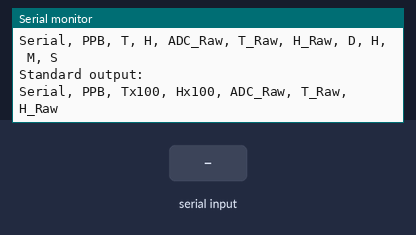
A sketch run on a simulated Arduino Mega 2560, built with avr-gcc and run on an emulated ATmega2560. On the bench: the last lines printed to the serial monitor. The test bench sets the inputs (shaded band).

Above: at 5.3 s.
5.4 s: "1" received over the second serial link
At 6.3 s:
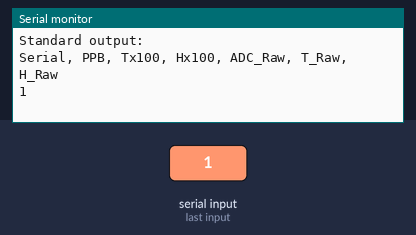
6.9 s: "0" received over the second serial link
At 7.5 s:
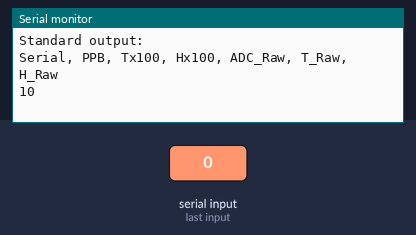

The sketch:

DGS1_UART_10dec24.ino
```cpp
#define Timed_Initial_Zero
#define Timed_Initial_Zero_Period 3600   //Zero set after 3600s

void setup()
{
  Serial.begin(9600);
  Serial1.begin(9600);
  delay(3000);

  Serial.println("\r\r\r\r\r\r\r\r");
  Serial.println("************************************************************");
  Serial.println("Enter return to perform single read");
  Serial.println("Enter 'L' to toggle/untoggle legacy DGS output");
  Serial.println("Enter 'e' to read EEPROM");
  Serial.println("Enter 'C' to toggle/untoggle continuous output");
  Serial.println("Enter '!' to untoggle/toggle Sleep Mode");
  Serial.println("Enter 'A' to enter running average(1-180 samples), SPS(1-768), Interval between measurements(1, 5, 10, 15)");
  Serial.println("Enter 'M' to enter module barcode");
  Serial.println("Enter 'B' to enter sensor barcode");
  Serial.println("Enter 'O' to set open circuit measurement");
  Serial.println("Enter 'Z' to set zero circuit measurement");
  Serial.println("Enter 'P' to st LMP91000 potentiostat settings");
  Serial.println("Enter 'S' to set sensor sensitivity in pA/PPM");
  Serial.println("Enter 'G' to perform a gas span at a set PPB value");
  Serial.println("Enter 'T' to set temperature reading offset");
  Serial.println("Enter 'H' to set humidity reading offset");
  Serial.println("Enter 'N' to set temperature compensation factor (Enter 0 for automatic adjustment)");
  Serial.println("Enter 'I' to set I2C address (0x30 to 0x5F)");
  Serial.println("Enter 'E' to lock/unlock EEPROM");
  Serial.println("Enter 'r' to reset MCU \r\n");
  Serial.println("************************************************************");
  Serial.println("Legacy output:");
  Serial.println("Serial, PPB, T, H, ADC_Raw, T_Raw, H_Raw, D, H, M, S \r\n");
  Serial.println("Standard output:");
  Serial.println("Serial, PPB, Tx100, Hx100, ADC_Raw, T_Raw, H_Raw");
}

void loop()
{
  unsigned long int LastMillis;
  bool Zero_Timer_Triggered = false;

  LastMillis = millis();
  while(1)
  {
    while (Serial1.available() > 0)
    {
      Serial.write(Serial1.read());
      yield();
    }
    while (Serial.available() > 0)
    {
      Serial1.write(Serial.read());
      yield();
    }

#ifdef Timed_Initial_Zero
    if((millis() > (Timed_Initial_Zero_Period * 1000)) && (!Zero_Timer_Triggered))
    {
      Zero_Timer_Triggered = true;
      Serial1.write("Z"); //adjust Zero_Timer for a scheduled initial Zero
    }
#endif
  }
}
```

Measured:
- after the input at 5.4 s, the serial monitor: prints a new line at once (image 1)
- after the input at 6.9 s, the serial monitor: prints a new line at once (image 2)
